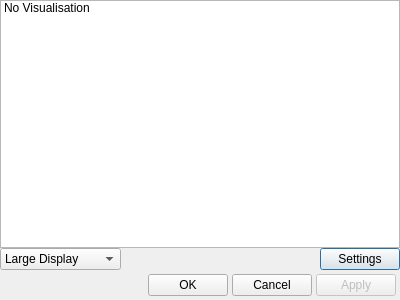
<?xml version="1.0" encoding="UTF-8"?>
<ui version="4.0">
 <class>DialogSelectVisualisation</class>
 <widget class="QDialog" name="DialogSelectVisualisation">
  <property name="geometry">
   <rect>
    <x>0</x>
    <y>0</y>
    <width>400</width>
    <height>300</height>
   </rect>
  </property>
  <property name="minimumSize">
   <size>
    <width>400</width>
    <height>300</height>
   </size>
  </property>
  <property name="maximumSize">
   <size>
    <width>400</width>
    <height>300</height>
   </size>
  </property>
  <property name="windowTitle">
   <string>Select Audio Visualisation Plugin</string>
  </property>
  <property name="windowIcon">
   <iconset resource="../Resource.qrc">
    <normaloff>:/Resource/Generic/Plugins.png</normaloff>:/Resource/Generic/Plugins.png</iconset>
  </property>
  <property name="autoFillBackground">
   <bool>true</bool>
  </property>
  <layout class="QGridLayout" name="gridLayout_2">
   <property name="margin">
    <number>0</number>
   </property>
   <property name="spacing">
    <number>0</number>
   </property>
   <item row="0" column="0">
    <widget class="QListWidget" name="listWidgetVisualisation">
     <item>
      <property name="text">
       <string>No Visualisation</string>
      </property>
      <property name="icon">
       <iconset>
        <normaloff>:/Actions/Graphics/Actions/ExitAfterTransfers.png</normaloff>:/Actions/Graphics/Actions/ExitAfterTransfers.png</iconset>
      </property>
     </item>
    </widget>
   </item>
   <item row="1" column="0">
    <layout class="QGridLayout" name="gridLayoutControls">
     <item row="0" column="0">
      <widget class="QComboBox" name="comboBoxDisplayType">
       <property name="minimumSize">
        <size>
         <width>100</width>
         <height>0</height>
        </size>
       </property>
       <property name="currentIndex">
        <number>2</number>
       </property>
       <item>
        <property name="text">
         <string>Footer Display</string>
        </property>
       </item>
       <item>
        <property name="text">
         <string>Full Size Display</string>
        </property>
       </item>
       <item>
        <property name="text">
         <string>Large Display</string>
        </property>
       </item>
       <item>
        <property name="text">
         <string>Medium Display</string>
        </property>
       </item>
       <item>
        <property name="text">
         <string>Small Display</string>
        </property>
       </item>
      </widget>
     </item>
     <item row="0" column="2">
      <widget class="QPushButton" name="pushButtonSettings">
       <property name="text">
        <string>Settings</string>
       </property>
       <property name="icon">
        <iconset resource="../Resource.qrc">
         <normaloff>:/Resource/Generic/Settings.png</normaloff>:/Resource/Generic/Settings.png</iconset>
       </property>
      </widget>
     </item>
     <item row="0" column="1">
      <spacer name="horizontalSpacerControls">
       <property name="orientation">
        <enum>Qt::Horizontal</enum>
       </property>
       <property name="sizeHint" stdset="0">
        <size>
         <width>40</width>
         <height>20</height>
        </size>
       </property>
      </spacer>
     </item>
    </layout>
   </item>
   <item row="2" column="0">
    <layout class="QGridLayout" name="gridLayoutFooter">
     <property name="margin">
      <number>4</number>
     </property>
     <property name="spacing">
      <number>4</number>
     </property>
     <item row="0" column="2">
      <widget class="QPushButton" name="pushButtonCancel">
       <property name="text">
        <string>Cancel</string>
       </property>
      </widget>
     </item>
     <item row="0" column="1">
      <widget class="QPushButton" name="pushButtonOK">
       <property name="text">
        <string>OK</string>
       </property>
      </widget>
     </item>
     <item row="0" column="3">
      <widget class="QPushButton" name="pushButtonApply">
       <property name="enabled">
        <bool>false</bool>
       </property>
       <property name="text">
        <string>Apply</string>
       </property>
      </widget>
     </item>
     <item row="0" column="0">
      <spacer name="horizontalSpacerFooter">
       <property name="orientation">
        <enum>Qt::Horizontal</enum>
       </property>
       <property name="sizeHint" stdset="0">
        <size>
         <width>40</width>
         <height>20</height>
        </size>
       </property>
      </spacer>
     </item>
    </layout>
   </item>
  </layout>
 </widget>
 <resources>
  <include location="../Resource.qrc"/>
 </resources>
 <connections/>
</ui>
